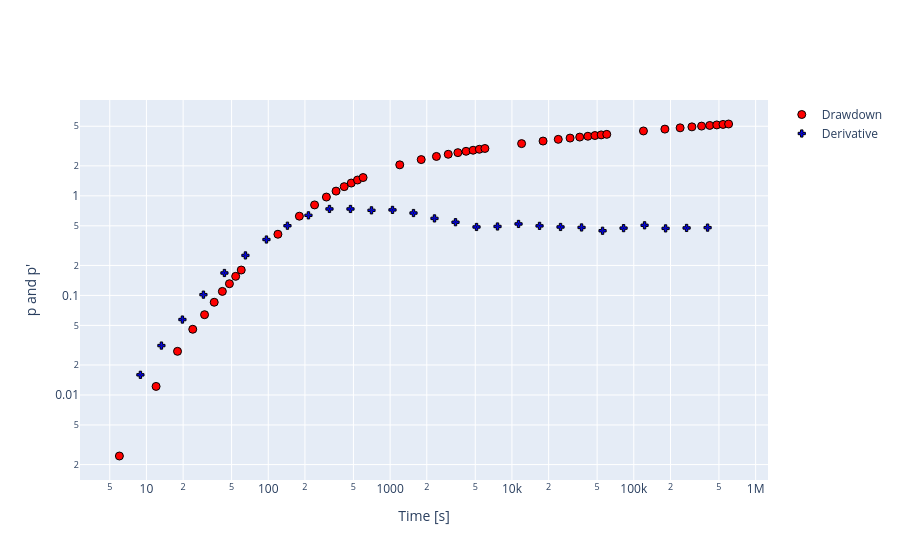

Notebook source saved alongside this figure:
### Markdown cell above
## Load the data

The data set for this example has been provided by: 
HALL P., CHEN J., 1996. Water well and aquifer test analysis. Water Resources Publications, LLC, 412 pp.
The test data are published on page 171-174. and interpreted with the Papadopulos-Cooper model with 2 differents storativities.

rw=0.6096              Radius of the well in m

rc=0.6096              Radius of the casing in m

r=3.048                Radial distance in m

Q=0.0050464            Pumping rate m3/s

### Code cell
data = pd.read_csv('../data/pca_ds1.txt', header=None,sep=" ",names=['t','s'], dtype={'t': 'float64', 's': 'float64'})
test = ht.preprocessing(data)
test.diagnostic()

### Figure 1 — Plotly figure (JSON) as saved in the notebook; plotly's stock layout.template omitted (floating-point values rounded to 4 significant figures)
{"data": [{"marker": {"color": "Red", "line": {"color": "Black", "width": 1}, "size": 8}, "mode": "markers", "name": "Drawdown", "type": "scatter", "x": [6.0, 12.0, 18.0, 24.0, 30.0, 36.0, 42.0, 48.0, 54.0, 60.0, 120.0, 180.0, 240.0, 300.0, 360.0, 420.0, 480.0, 540.0, 600.0, 1200.0, 1800.0, 2400.0, 3000.0, 3600.0, 4200.0, 4800.0, 5400.0, 6000.0, 12000.0, 18000.0, 24000.0, 30000.0, 36000.0, 42000.0, 48000.0, 54000.0, 60000.0, 120000.0, 180000.0, 240000.0, 300000.0, 360000.0, 420000.0, 480000.0, 540000.0, 600000.0], "y": [0.002438, 0.01219, 0.02743, 0.04572, 0.06401, 0.08535, 0.1097, 0.1311, 0.1554, 0.1798, 0.4115, 0.6248, 0.8108, 0.9723, 1.116, 1.238, 1.344, 1.442, 1.527, 2.048, 2.313, 2.487, 2.615, 2.716, 2.801, 2.871, 2.935, 2.99, 3.347, 3.551, 3.694, 3.804, 3.892, 3.969, 4.036, 4.094, 4.145, 4.484, 4.679, 4.819, 4.929, 5.017, 5.093, 5.157, 5.215, 5.267]}, {"marker": {"color": "Blue", "line": {"color": "Black", "width": 1}, "size": 6, "symbol": 203}, "mode": "markers", "name": "Derivative", "type": "scatter", "x": [8.924, 13.27, 19.74, 29.36, 43.67, 64.96, 96.62, 143.7, 213.7, 317.9, 472.8, 703.3, 1046.0, 1556.0, 2314.0, 3442.0, 5119.0, 7614.0, 11320.0, 16840.0, 25050.0, 37260.0, 55420.0, 82430.0, 122600.0, 182400.0, 271200.0, 403400.0], "y": [0.01594, 0.03135, 0.05723, 0.1018, 0.168, 0.2522, 0.3642, 0.5008, 0.6372, 0.7387, 0.7383, 0.7154, 0.7224, 0.6721, 0.5935, 0.5435, 0.4868, 0.4924, 0.5221, 0.4992, 0.4868, 0.4814, 0.4459, 0.474, 0.506, 0.4711, 0.476, 0.4797]}], "layout": {"xaxis": {"title": {"text": "Time [s]"}, "type": "log"}, "yaxis": {"title": {"text": "p and p'"}, "type": "log"}}}
